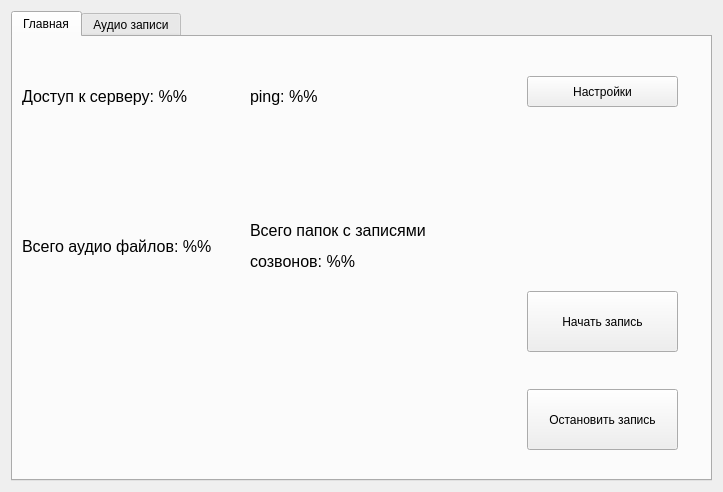
<?xml version="1.0" encoding="UTF-8"?>
<ui version="4.0">
 <class>MainWidget</class>
 <widget class="QWidget" name="MainWidget">
  <property name="geometry">
   <rect>
    <x>0</x>
    <y>0</y>
    <width>723</width>
    <height>492</height>
   </rect>
  </property>
  <property name="windowTitle">
   <string>MainWidget</string>
  </property>
  <layout class="QGridLayout" name="gridLayout">
   <item row="0" column="1">
    <widget class="QTabWidget" name="tabs">
     <property name="currentIndex">
      <number>0</number>
     </property>
     <widget class="QWidget" name="tabMain">
      <attribute name="title">
       <string>Главная</string>
      </attribute>
      <layout class="QGridLayout" name="gridLayout_4" columnstretch="2,1">
       <item row="1" column="1">
        <layout class="QVBoxLayout" name="verticalLayout_3">
         <item>
          <layout class="QVBoxLayout" name="verticalLayout">
           <item>
            <widget class="QWidget" name="widget_2" native="true">
             <property name="sizePolicy">
              <sizepolicy hsizetype="Expanding" vsizetype="Expanding">
               <horstretch>0</horstretch>
               <verstretch>0</verstretch>
              </sizepolicy>
             </property>
             <widget class="QPushButton" name="buttonStart">
              <property name="geometry">
               <rect>
                <x>50</x>
                <y>30</y>
                <width>151</width>
                <height>61</height>
               </rect>
              </property>
              <property name="sizePolicy">
               <sizepolicy hsizetype="Expanding" vsizetype="Expanding">
                <horstretch>0</horstretch>
                <verstretch>0</verstretch>
               </sizepolicy>
              </property>
              <property name="minimumSize">
               <size>
                <width>0</width>
                <height>0</height>
               </size>
              </property>
              <property name="text">
               <string>Начать запись</string>
              </property>
             </widget>
            </widget>
           </item>
          </layout>
         </item>
         <item>
          <layout class="QVBoxLayout" name="verticalLayout_2">
           <item>
            <widget class="QWidget" name="widget_3" native="true">
             <property name="sizePolicy">
              <sizepolicy hsizetype="Expanding" vsizetype="Expanding">
               <horstretch>0</horstretch>
               <verstretch>0</verstretch>
              </sizepolicy>
             </property>
             <widget class="QPushButton" name="buttonStop">
              <property name="geometry">
               <rect>
                <x>50</x>
                <y>20</y>
                <width>151</width>
                <height>61</height>
               </rect>
              </property>
              <property name="sizePolicy">
               <sizepolicy hsizetype="Expanding" vsizetype="Expanding">
                <horstretch>0</horstretch>
                <verstretch>0</verstretch>
               </sizepolicy>
              </property>
              <property name="text">
               <string>Остановить запись</string>
              </property>
             </widget>
            </widget>
           </item>
          </layout>
         </item>
        </layout>
       </item>
       <item row="0" column="1">
        <layout class="QVBoxLayout" name="verticalLayout_4">
         <item>
          <widget class="QWidget" name="widget" native="true">
           <property name="sizePolicy">
            <sizepolicy hsizetype="Expanding" vsizetype="Expanding">
             <horstretch>0</horstretch>
             <verstretch>0</verstretch>
            </sizepolicy>
           </property>
           <widget class="QPushButton" name="buttonSettings">
            <property name="geometry">
             <rect>
              <x>50</x>
              <y>30</y>
              <width>151</width>
              <height>31</height>
             </rect>
            </property>
            <property name="sizePolicy">
             <sizepolicy hsizetype="Expanding" vsizetype="Expanding">
              <horstretch>0</horstretch>
              <verstretch>0</verstretch>
             </sizepolicy>
            </property>
            <property name="text">
             <string>Настройки</string>
            </property>
           </widget>
          </widget>
         </item>
        </layout>
       </item>
       <item row="0" column="0" rowspan="2">
        <layout class="QGridLayout" name="gridLayout_3" rowstretch="1,2">
         <item row="0" column="0">
          <widget class="QWidget" name="widget_7" native="true">
           <widget class="QLabel" name="labelServerStatus">
            <property name="geometry">
             <rect>
              <x>0</x>
              <y>20</y>
              <width>221</width>
              <height>61</height>
             </rect>
            </property>
            <property name="text">
             <string>&lt;html&gt;&lt;head/&gt;&lt;body&gt;&lt;p&gt;&lt;span style=&quot; font-size:12pt;&quot;&gt;Доступ к серверу: %%&lt;/span&gt;&lt;/p&gt;&lt;/body&gt;&lt;/html&gt;</string>
            </property>
           </widget>
          </widget>
         </item>
         <item row="1" column="0">
          <widget class="QWidget" name="widget_6" native="true">
           <widget class="QLabel" name="labelCountAudio">
            <property name="geometry">
             <rect>
              <x>0</x>
              <y>10</y>
              <width>221</width>
              <height>91</height>
             </rect>
            </property>
            <property name="text">
             <string>&lt;html&gt;&lt;head/&gt;&lt;body&gt;&lt;p&gt;&lt;span style=&quot; font-size:12pt;&quot;&gt;Всего аудио файлов: %%&lt;/span&gt;&lt;/p&gt;&lt;/body&gt;&lt;/html&gt;</string>
            </property>
           </widget>
          </widget>
         </item>
         <item row="1" column="1">
          <widget class="QWidget" name="widget_5" native="true">
           <widget class="QLabel" name="labelCountFolders">
            <property name="geometry">
             <rect>
              <x>0</x>
              <y>10</y>
              <width>211</width>
              <height>91</height>
             </rect>
            </property>
            <property name="text">
             <string>&lt;html&gt;&lt;head/&gt;&lt;body&gt;&lt;p&gt;&lt;span style=&quot; font-size:12pt;&quot;&gt;Всего папок с записями&lt;/span&gt;&lt;/p&gt;&lt;p&gt;&lt;span style=&quot; font-size:12pt;&quot;&gt;созвонов: %%&lt;/span&gt;&lt;/p&gt;&lt;/body&gt;&lt;/html&gt;</string>
            </property>
           </widget>
          </widget>
         </item>
         <item row="0" column="1">
          <widget class="QWidget" name="widget_4" native="true">
           <widget class="QLabel" name="labelPing">
            <property name="geometry">
             <rect>
              <x>0</x>
              <y>20</y>
              <width>211</width>
              <height>61</height>
             </rect>
            </property>
            <property name="text">
             <string>&lt;html&gt;&lt;head/&gt;&lt;body&gt;&lt;p&gt;&lt;span style=&quot; font-size:12pt;&quot;&gt;ping: %%&lt;/span&gt;&lt;/p&gt;&lt;/body&gt;&lt;/html&gt;</string>
            </property>
           </widget>
          </widget>
         </item>
        </layout>
       </item>
      </layout>
     </widget>
     <widget class="QWidget" name="tabAudio">
      <attribute name="title">
       <string>Аудио записи</string>
      </attribute>
      <layout class="QGridLayout" name="gridLayout_5" columnstretch="3,1">
       <item row="0" column="0" rowspan="2">
        <layout class="QVBoxLayout" name="verticalLayout_7">
         <item>
          <widget class="QWidget" name="treeContainer" native="true">
           <property name="sizePolicy">
            <sizepolicy hsizetype="Expanding" vsizetype="Expanding">
             <horstretch>0</horstretch>
             <verstretch>0</verstretch>
            </sizepolicy>
           </property>
          </widget>
         </item>
        </layout>
       </item>
       <item row="0" column="1">
        <layout class="QVBoxLayout" name="verticalLayout_5">
         <property name="spacing">
          <number>6</number>
         </property>
         <item>
          <widget class="QWidget" name="widget_8" native="true">
           <widget class="QPushButton" name="buttonRefresh">
            <property name="geometry">
             <rect>
              <x>0</x>
              <y>10</y>
              <width>151</width>
              <height>41</height>
             </rect>
            </property>
            <property name="text">
             <string>Обновить список файлов</string>
            </property>
           </widget>
          </widget>
         </item>
         <item>
          <widget class="QWidget" name="widget_10" native="true">
           <widget class="QPushButton" name="buttonRefresh_2">
            <property name="geometry">
             <rect>
              <x>0</x>
              <y>10</y>
              <width>151</width>
              <height>41</height>
             </rect>
            </property>
            <property name="text">
             <string>Обновить список файлов</string>
            </property>
           </widget>
          </widget>
         </item>
         <item>
          <widget class="QWidget" name="widget_11" native="true">
           <widget class="QPushButton" name="buttonRefresh_3">
            <property name="geometry">
             <rect>
              <x>0</x>
              <y>10</y>
              <width>151</width>
              <height>41</height>
             </rect>
            </property>
            <property name="text">
             <string>Обновить список файлов</string>
            </property>
           </widget>
          </widget>
         </item>
        </layout>
       </item>
       <item row="1" column="1">
        <layout class="QVBoxLayout" name="verticalLayout_6">
         <item>
          <widget class="QWidget" name="widget_12" native="true"/>
         </item>
        </layout>
       </item>
      </layout>
     </widget>
    </widget>
   </item>
  </layout>
 </widget>
 <resources/>
 <connections/>
</ui>
